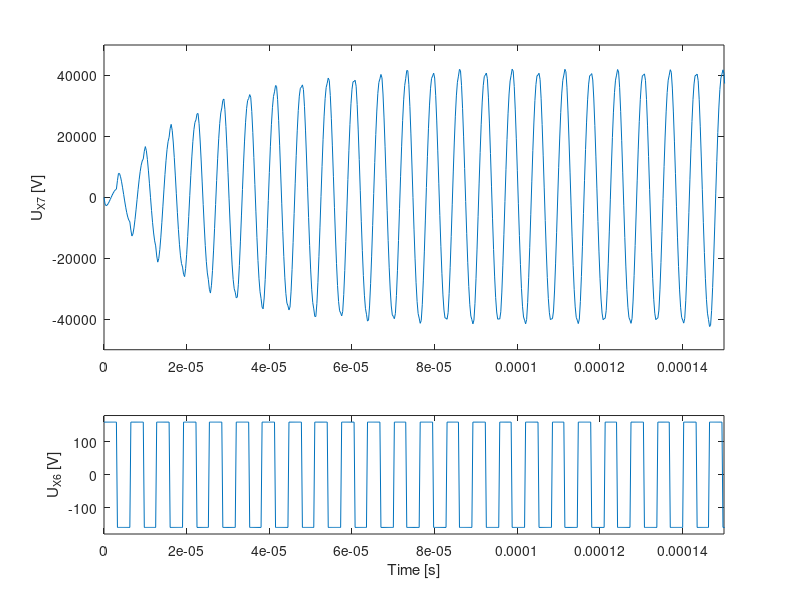

The MATLAB source for this figure:
C1 = 1e-7;
C2 = 1e-11;
L1 = 1e-5;
L2 = 1e-1;
k = 0.2;
M  = k*sqrt(L1*L2); %2e-6;
R1 = 1;
R2 = 1e2;
G1 = 2e-6;
%G1 = 2e-7;

% Time domain parameters
fs = 4e6;       % Sampling frequency
dt = 1/fs;      % Time resolution
T = 1;          % Signal duration
t = 0:dt:T-dt;  % Total duration
N = length(t);  % Number of time samples


f0=1/(2*pi*(sqrt(L1*C1)))
f0_s=1/(2*pi*(sqrt(L2*C2)))
f0=1.57e+05
T0 = (fs/f0);
n = 10;

x2=square(2*pi*f0*t);
x2 = x2*160;
%x2 = x2(1:int16(n*T0));
%x2 = [x2 zeros(1,(N-length(x2)), 'int16')];

a  = ((C1*C2*G1*L1*L2)-2*(C1*C2*G1*L1*M)+(C1*C2*G1*M^2));
b  = ((C1*C2*G1*L1*R2)+(C1*C2*G1*L2*R1)-2*(C1*C2*G1*M*R1)+(C1*C2*L1));
c  = ((C1*C2*G1*R1*R2)+(C1*C2*R1)+(C1*G1*L1)+(C2*G1*L2)-2*(C2*G1*M));
d  = ((C1*G1*R1)+(C2*G1*R2)+C2);
e  = (G1);
f  = (-1)*(C1*C2*M);
g  = (-1)*(C1*G1*M);

H  = tf([f g 0 0],[a b c d e]);

figure;
subplot(3,1,1:2);
y = lsim(H,x2,t);
plot(t, y);
axis([0 1.5e-4 -5e4 5e4]);
%xlabel('Time [s]');
ylabel('U_{X7} [V]');
%pbaspect([4 2 1]);

subplot(3,1,3);
plot(t, x2);
axis([0 1.5e-4 -180 180]);
xlabel('Time [s]');
ylabel('U_{X6} [V]');
%pbaspect([4 1 1]);
